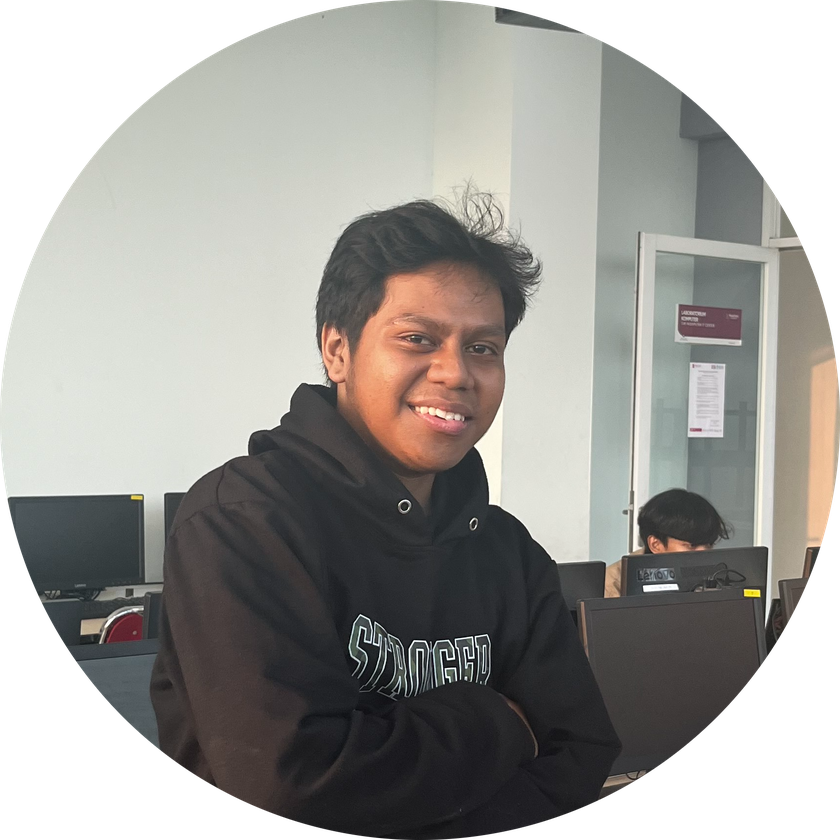
#> input picture Hasil Kuliah 4 Tahun/Semester 5/Pengelolahan Citra Digital/Sesi 6/Latihan/File Gambar/image.png, 840 x 840 px, shrunk from 1708 x 1708 before the run, found by its file name
$ python 2a.Mirroring.py
#> lines starting #> are read from the running program, lines starting #| are printed output that depends on the picture
#> further down, image is the input picture: shape (840, 840, 4); mean R, G, B, A 106.7, 105.2, 101.2, 200.3
import numpy as np
import imageio as img
import matplotlib.pyplot as plt

def mirrorImage(image):
    height, width = image.shape[:2]
#> height = 840; width = 840
    mirrored_image = np.zeros_like(image)

    for y in range(height):
        for x in range(width):
            mirrored_image[y, x] = image[height - 1 - y, width - 1 - x]
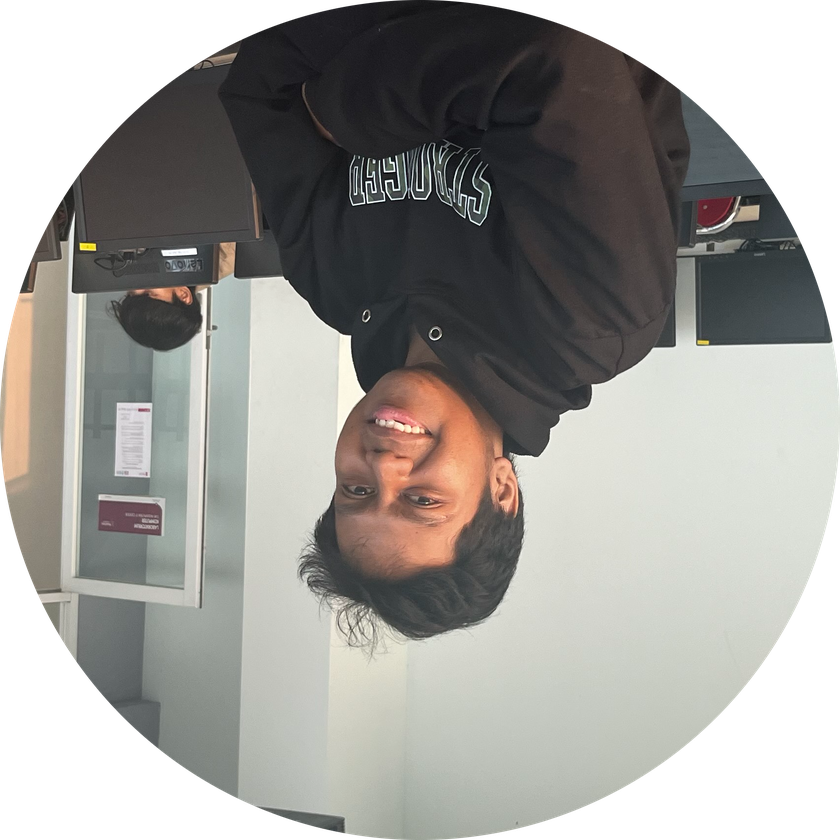
#> mirrored_image: shape (840, 840, 4); mean R, G, B, A 106.7, 105.2, 101.2, 200.3; transparent parts drawn white

    return mirrored_image

image = img.imread('C://LupusKae//image.png')
mirrored_image = mirrorImage(image)

plt.figure(figsize=(10, 5))
plt.subplot(1, 2, 1)
plt.imshow(image)
plt.subplot(1, 2, 2)
plt.imshow(mirrored_image)
plt.show()
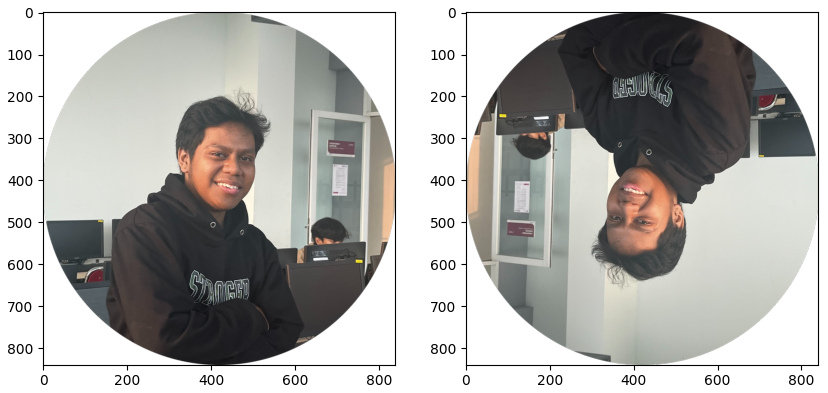
#> figure drawn by matplotlib, 2 panels
